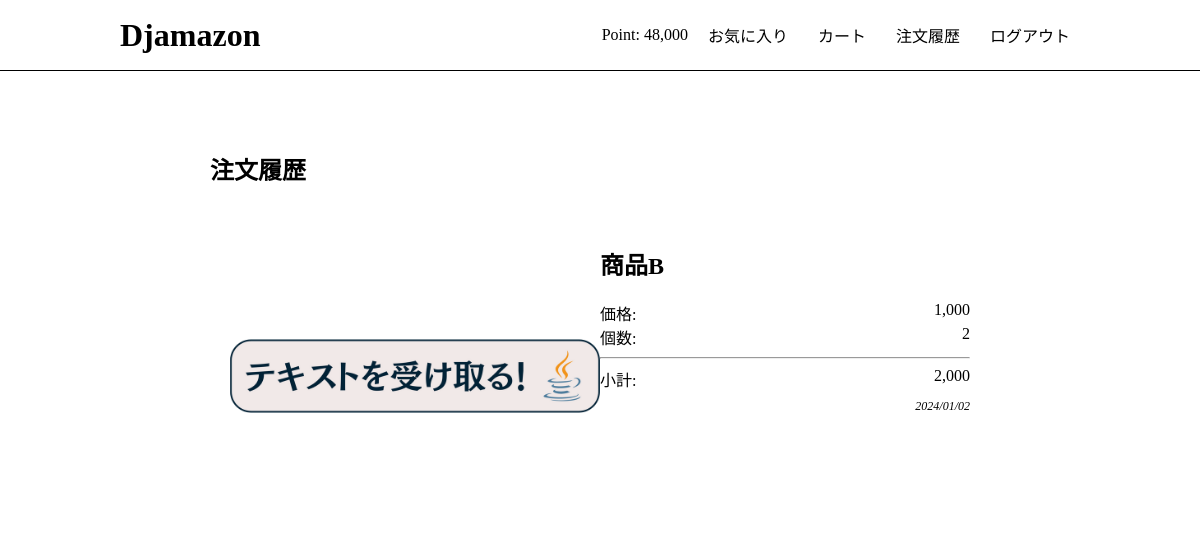
/order_history/ (signed in), run on an earlier commit of the app's database.
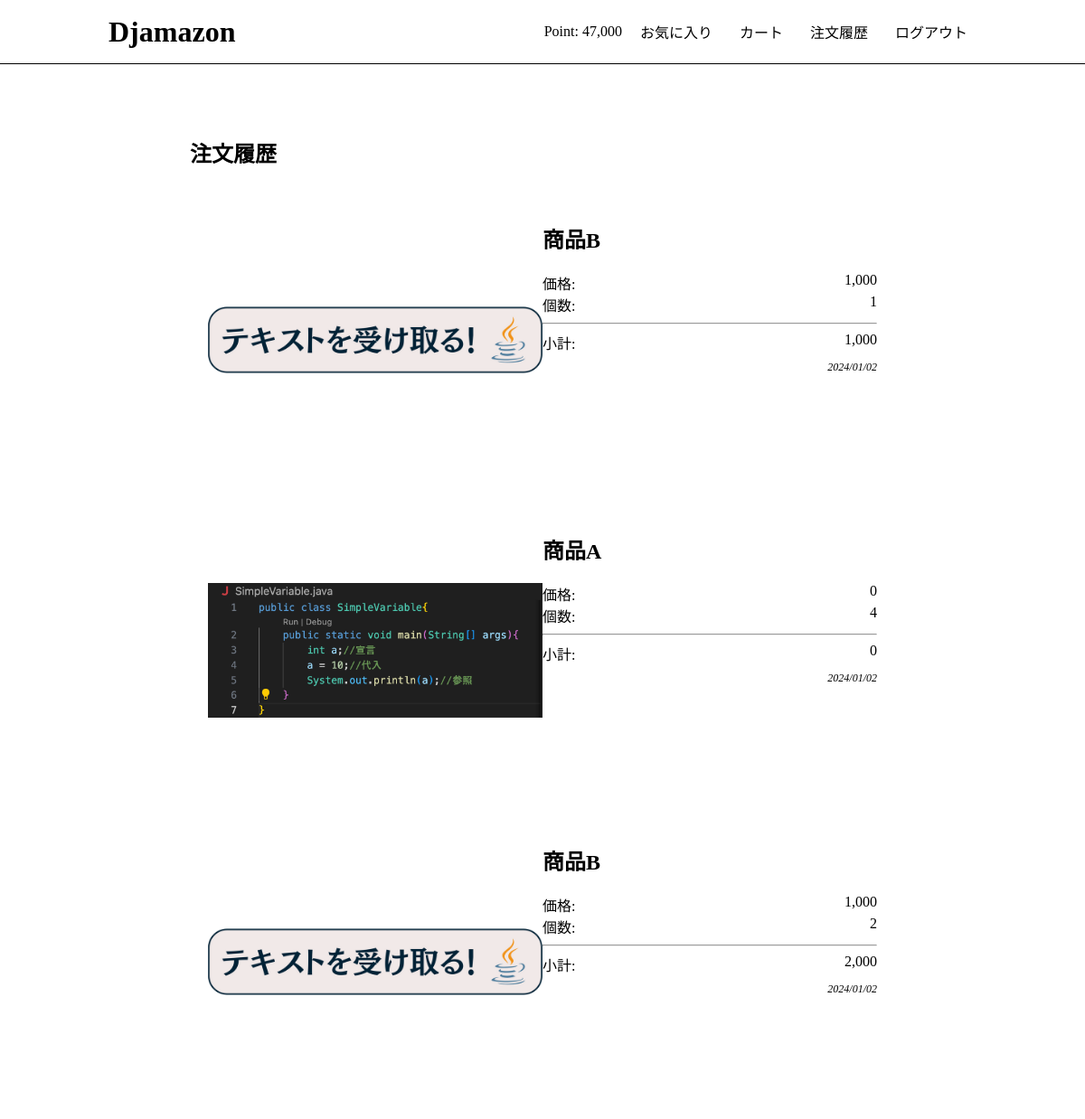
And on a later commit of the database.
### users/models.py (models this page shows)
class User(AbstractBaseUser, PermissionsMixin):
    initial_point = 50000
    email = models.EmailField("メールアドレス", unique=True)
    point = models.PositiveIntegerField(default=initial_point)
    fav_products = models.ManyToManyField(Product,blank=True)
    is_staff = models.BooleanField("is_staff", default=False)
    is_active = models.BooleanField("is_active", default=True)
    date_joined = models.DateTimeField("date_joined", default=timezone.now)
    objects = UserManager() #?
    USERNAME_FIELD = "email"
    EMAIL_FIELD = "email"
    REQUIRED_FIELDS = []
    class Meta:
        verbose_name = "user"
        verbose_name_plural = "users"

### app/models.py (models this page shows, shortened)
class Sale(models.Model):
    product = models.ForeignKey(Product, on_delete=models.PROTECT)
    user = models.ForeignKey('users.User', on_delete=models.PROTECT)
    amount = models.PositiveIntegerField("購入個数", default=0)
    price = models.PositiveIntegerField("商品単価")
    total_price = models.PositiveIntegerField("小計")
    created_at = models.DateTimeField(auto_now=True)

class Product(models.Model):
    name = models.CharField(max_length=100)
    description = models.TextField(blank=True)
    price = models.PositiveIntegerField(default=0)
    image = models.ImageField(upload_to='product')

### app/views.py (the view)
# urls.py: path('order_history/', views.order_history ,name='order_history'),
@login_required
def order_history(request):
    user = request.user
    sales = Sale.objects.filter(user=user).order_by('-created_at')
    return render(request, 'app/order_history.html' , {'sales':sales})

### app/templates/app/order_history.html
{% extends 'app/base.html' %}
{% load humanize %}
{% block content %}
<div class="order-history">
    <h2>注文履歴</h2>
    {% for sale in sales %}
        <div class="order-product">
            <div class="order-product-image">
                <a href="{% url 'app:detail' sale.product.id %}">
                    <img src="{{ sale.product.image.url }}" class="product-img">
                </a>
            </div>
            <div class="order-product-info">
                <h2>{{ sale.product.name }}</h2>
                <div>
                    価格:
                    <span class="info-value">{{ sale.price | intcomma }}</span>
                </div>
                <div>
                    個数:
                    <span class="info-value">{{ sale.amount | intcomma }}</span>
                </div>
                <hr>
                <div>
                    小計:
                    <span class="info-value">{{ sale.total_price | intcomma }}</span>
                </div>
                <span class="info-timestamp">{{ sale.created_at | date:"Y/m/d"}}</span>
            </div>
        </div>
        {% endfor %}
    </div>
{% endblock %}

### app/templates/app/base.html (shortened to what this page needs)
{% load static %}
{% load humanize %}
<!DOCTYPE html>
<html>
    <head>
        <link rel="stylesheet" type="text/css" href="{% static 'css/style.css' %}">
    </head>
    <body>
        <header>
            <div class="container">
                <h1><a href="{% url 'app:index' %}">Djamazon</a></h1>
                <div class="header-menu">
                    {% if request.user.is_authenticated %}
                        <span>Point: {{ user.point | intcomma }}</span>
                        <span><a href="{% url 'app:fav_products' %}">お気に入り</a></span>
                        <span><a href="{% url 'app:cart' %}">カート</a></span>
                        <span><a href="{% url 'app:order_history' %}">注文履歴</a></span>
                        <span><a href="{% url 'app:logout' %}">ログアウト</a></span>
                    {% else %}
                        <a href="{% url 'app:login' %}">ログイン</a>
                        <a href="{% url 'app:signup' %}">新規登録</a>
                    {% endif %}
                </div>
            </div>
        </header>
        <div class="container">
            {% block content %}{% endblock %}
        </div>
    </body>
</html>

### static/css/style.css (style rules this page uses)
html, body { margin: 0; }
div { box-sizing: border-box; }
a { text-decoration: none; color: #000; }
.container { width: 80%; margin: auto; overflow: auto; }
header { border-bottom: solid 1px #000; height: 70px; }
header .container { display: flex; justify-content: space-between; }
body > .container { width: 65%; padding-top: 60px; }
header h1 { margin: 0; height: 100%; line-height: 70px; }
.header-menu { display: flex; align-items: center; }
.header-menu a { padding: 10px; margin-left: 10px; }
.product-img { width: 100%; max-width: 500px; height: 300px; object-fit: cover; border-radius: 4px; }
.product-img { object-fit: contain; }
.order-product { padding: 20px; display: flex; }
.order-product-image { flex: 1; }
.order-product-info { flex: 1; font-size: 16px; }
.order-product-info .info-value { float: right; }
.order-product-info .info-timestamp { float: right; font-size: 12px; font-style: italic; margin-top: 8px; }

What changed in the data, as far as the page shows it:
changed User: point "48,000" → "47,000"
added Sale: product.image (picture), product.name "商品B", price "1,000", amount "1", total_price "1,000", created_at "2024/01/02"
added Sale: product.image (picture), product.name "商品A", price "0", amount "4", total_price "0", created_at "2024/01/02"
